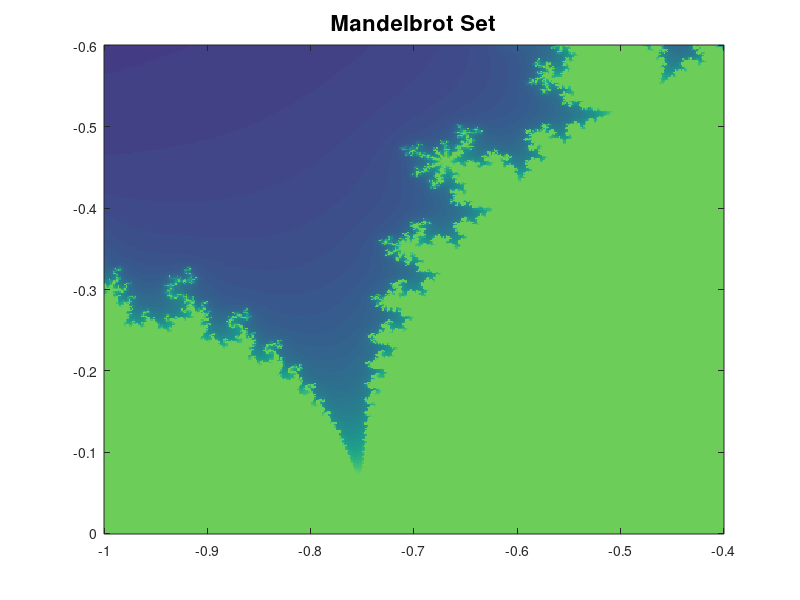
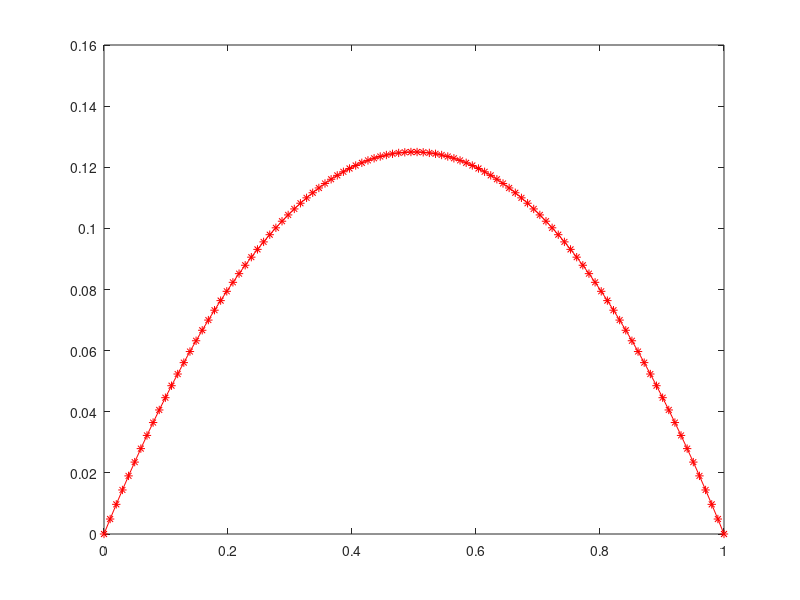
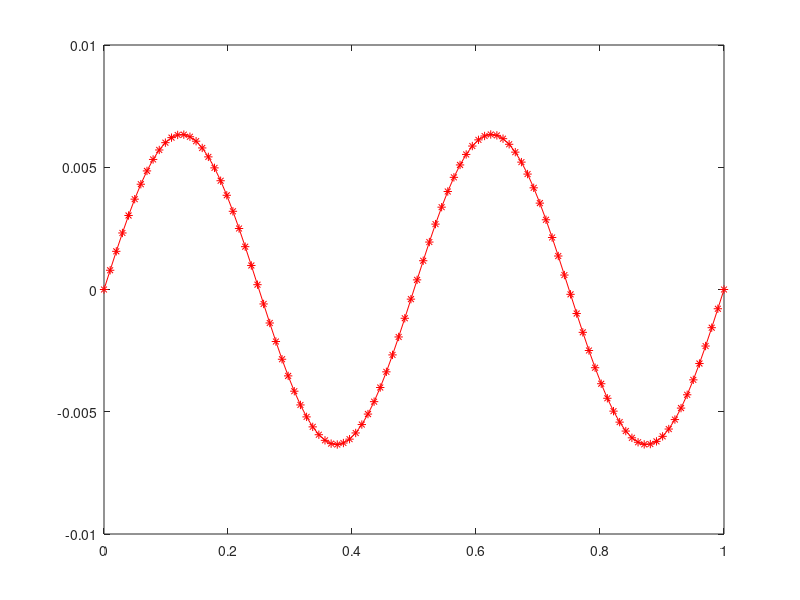

MATLAB code to generate these figures, in order:
disp('*** aufgabe 1');
clear
A = [ 2 3 4 5; 1 1 1 1 ; 1 0 1 0; 9 3 2 1];
b = [14 4 2 15];
x = A\b'

disp('*** aufgabe 2');
clear
A = [ 1 2 3; 4 5 6; 7 8 9];
b = [6 15 24];
x = A\b'

disp ('*** aufgabe 3');
clear
A = [0 1 1 0; 1 2 0 0; 0 3 1 1; 1 4 0 1];
b = [0 0 0 0];
x = A\b'

disp ('*** aufgabe 4');
clear
x = 1e-15; ((1+x)-1)/x
x = 1e-16; ((1+x)-1)/x

disp ('*** aufgabe 5');
clear

j = 2:1000;
sum(1./log(j).*j)

j = 1:1000;
idx = ones(1000,1);
1./j*idx

disp ('*** aufgabe 6');
clear
j = 1:10000;
1/pi^2*sum(1./j.^2)

disp ('*** aufgabe 7');
clear

x = linspace(-1,-0.4,401);
y = linspace(-0.6,0,401);

[X,Y] = meshgrid(x,y);
C = complex(X,Y);

it_max = 50;

Z = C; Anz = zeros(size(Z));

for k = 1:it_max
    Z = Z.^2+C;
    Anz = Anz + isfinite(Z);
end,
figure
image(x,y,Anz);
title('Mandelbrot Set', 'FontSize',16);

disp ('*** aufgabe 8');
clear
%a =100:2:200; b=[1 4 1 0 ] ; a (b)
disp (['b wird in diesem zusammenhang als index interpretiert, da er' ...
  'aber er kein logischer vektor der laenge 100 ist, bricht matlab ab']);

disp ('*** aufgabe 9');
clear

A = diag (2*ones(100,1),0) + ...
    diag (-1*ones(99,1),-1) + ...
    diag (-1*ones(99,1),1);
det(A)

disp ('*** aufgabe 10');
clear
% Anzahl Stützstellen
n = 101;

% Erzeugen des Gitters
x = 0:(1/n):1;
x_i = x(2:n);

% Aufstellen des lin. Gls.
A = diag(2*ones(1,n-1),0)...
   +diag(-1*ones(1,n-2),-1)...
   +diag(-1*ones(1,n-2),1);
F = (1/n)^2*ones(n-1,1); % rechte Seite für f=1 

% Lösen des lin. Gls.
z_i = A\ F;

% Darstellen der Lösung
z = [0; z_i; 0];
figure
plot(x,z,'r*-');

disp ('*** aufgabe 11');
clear

A = hilb(50); 
sum(A(3,:))

disp ('*** aufgabe 12');
clear
A = vander(0:0.02:1);
norm(A,'fro')
sqrt(sum(sum(A.^2)))

disp ('*** aufgabe 13');
clear
% Anzahl Stützstellen
n = 101;

% Erzeugen des Gitters
x = 0:(1/n):1;
x_i = x(2:n);

% Aufstellen des lin. Gls.
A = diag(2*ones(1,n-1),0)...
   +diag(-1*ones(1,n-2),-1)...
   +diag(-1*ones(1,n-2),1);
F = (1/n)^2*sin(4*pi*x_i); % rechte Seite für f=1 

% Lösen des lin. Gls.
z_i = A\ F';

% Darstellen der Lösung
z = [0; z_i; 0];
figure
plot(x,z,'r*-');

disp ('*** aufgabe 14');
clear

A = [30 1 2 3; 4 15 -4 -2; -1 0 3 5; -3 5 0 -1];
[V,D] = eig(A)
[Q,R] = qr(A) 

disp ('*** aufgabe 15');
clear
n = 15;
A = hilb(n);
x = ones(n,1);
b = A*x
norm(x - A\b)
cond (A)

disp([ 'Da die Hilbertmatrix schlecht konditioniert ist, und dieser Effekt' ...
    'mit der Groesse steigt, ist auch das loesen des linearen Gleichungssystems ' ...
    'aufgrund von numerischen Rundungsfehlern instabil und bricht bereits frueh zusammen' ]);
